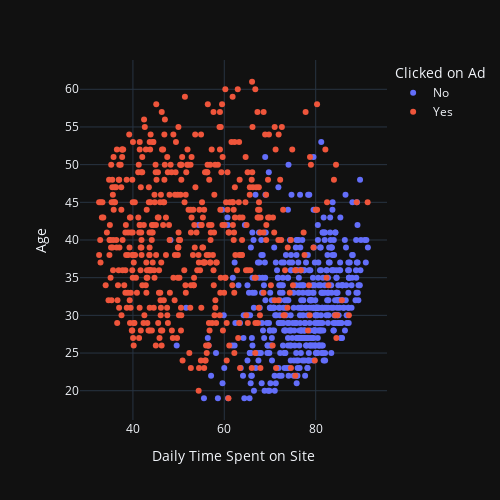

The notebook cell this image was saved under:
### Markdown cell above
### Bivariate

### Code cell
fig = px.scatter(df, x='Daily Time Spent on Site', y='Age', color='Clicked on Ad',
                 template='plotly_dark', width=500, height=500)
fig.show()

### Figure 1 — Plotly figure (JSON) as saved in the notebook; plotly's stock layout.template omitted (floating-point values rounded to 4 significant figures; data arrays with more than 128 entries replaced by an {"elided": "..."} marker saying what was removed)
{"data": [{"hovertemplate": "Clicked on Ad=No<br>Daily Time Spent on Site=%{x}<br>Age=%{y}<extra></extra>", "legendgroup": "No", "marker": {"color": "#636efa", "symbol": "circle"}, "mode": "markers", "name": "No", "orientation": "v", "showlegend": true, "type": "scatter", "x": {"elided": "500 float values"}, "xaxis": "x", "y": {"elided": "500 int values"}, "yaxis": "y"}, {"hovertemplate": "Clicked on Ad=Yes<br>Daily Time Spent on Site=%{x}<br>Age=%{y}<extra></extra>", "legendgroup": "Yes", "marker": {"color": "#EF553B", "symbol": "circle"}, "mode": "markers", "name": "Yes", "orientation": "v", "showlegend": true, "type": "scatter", "x": {"elided": "500 float values"}, "xaxis": "x", "y": {"elided": "500 int values"}, "yaxis": "y"}], "layout": {"height": 500, "legend": {"title": {"text": "Clicked on Ad"}, "tracegroupgap": 0}, "margin": {"t": 60}, "width": 500, "xaxis": {"anchor": "y", "domain": [0, 1], "title": {"text": "Daily Time Spent on Site"}}, "yaxis": {"anchor": "x", "domain": [0, 1], "title": {"text": "Age"}}}}
